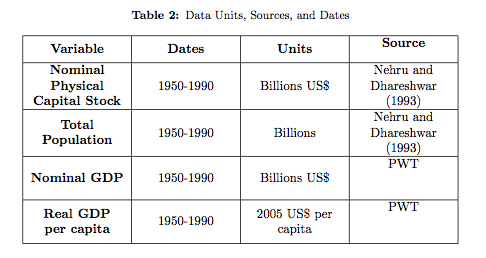
#> input picture table_text.png, 486 x 258 px
$ python detect_regions_cv.py   (older library calls are emulated)
#> lines starting #> are read from the running program, lines starting #| are printed output that depends on the picture; after the words box and inside, x2 and y2 are one past the last pixel; in counts of white or black regions, pixels touching at a corner belong together

import sys
import cv2
import os

def captch_ex(file_name):
#> called with file_name = 'table_text.png'
    img = cv2.imread(file_name)
#> img is the input picture: shape (258, 486, 3); mean B, G, R 239.8, 239.6, 239.8

    img_final = cv2.imread(file_name)
    img2gray = cv2.cvtColor(img, cv2.COLOR_BGR2GRAY)
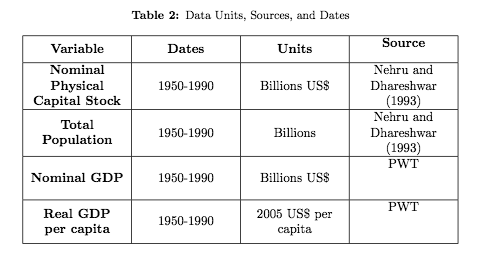
#> img2gray: shape (258, 486); min 0, max 255, mean 239.7
    ret, mask = cv2.threshold(img2gray, 180, 255, cv2.THRESH_BINARY)
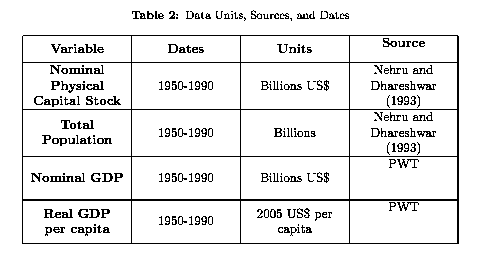
#> mask: shape (258, 486); 91.8% white; black in thin lines or dots, all inside (x1, y1, x2, y2) = (22, 10, 459, 244)
    image_final = cv2.bitwise_and(img2gray, img2gray, mask=mask)
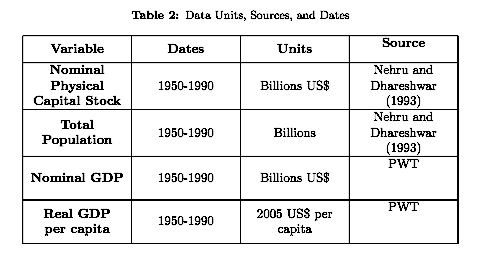
#> image_final: shape (258, 486); min 0, max 255, mean 232.6
    # ret, new_img = cv2.threshold(image_final, 180, 255, cv2.THRESH_BINARY)  # for black text , cv.THRESH_BINARY_INV
    et, new_img = cv2.threshold(image_final, 180, 255, cv2.THRESH_BINARY_INV)
    '''
            line  8 to 12  : Remove noisy portion
    '''
    kernel = cv2.getStructuringElement(cv2.MORPH_CROSS, (3, 3))  # to manipulate the orientation of dilution , large x means horizonatally dilating  more, large y means vertically dilating more
    dilated = cv2.dilate(new_img, kernel, iterations=9)  # dilate , more the iteration more the dilation
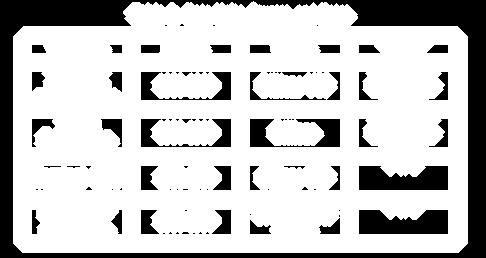
#> dilated: shape (258, 486); 76.5% white; 93 black regions (55 under 20 px)

    """
    contours, hierarchy = cv2.findContours(dilated, cv2.RETR_EXTERNAL, cv2.CHAIN_APPROX_NONE)  # get contours
    """
    image, contours, hierarchy = cv2.findContours(dilated,cv2.RETR_EXTERNAL,cv2.CHAIN_APPROX_NONE)  # cv3.x.x
#> contours = 1 contour; box (x1, y1, x2, y2) and area: (13, 1, 468, 253) 107350
    cv2.imshow('contours', image)
    index = 1
    for contour in contours:
        # get rectangle bounding contour
        [x, y, w, h] = cv2.boundingRect(contour)

        # Don't plot small false positives that aren't text
        if w < 35 and h < 35:
            continue

        # draw rectangle around contour on original image
        cv2.rectangle(img, (x, y), (x + w, y + h), (255, 0, 255), 2)


        #you can crop image and send to OCR  , false detected will return no text :)
        cropped = img_final[y :y +  h , x : x + w]

        s = file_name + '/crop_' + str(index) + '.jpg'
        cv2.imwrite(s , cropped)
        index = index + 1
#> this loop made 1 pass
#> (x, y, w, h, s, index) on pass 1: (13, 1, 455, 252, 'table_text.png/crop_1.jpg', 2)
#> pass 1, in captch_ex, `cropped = img_final[y :y +  h , x : x + w]`:
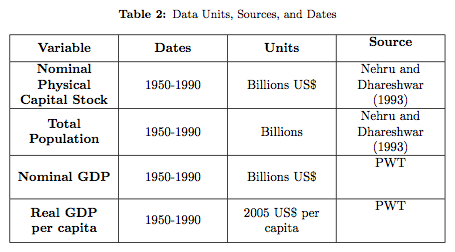
#> cropped: shape (252, 455, 3); mean B, G, R 238.4, 238.2, 238.3
#> after the loop:
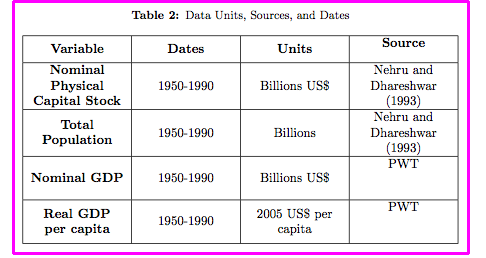
#> img: shape (258, 486, 3); 3.38% of pixels changed, all inside (x1, y1, x2, y2) = (12, 0, 470, 255)
#> after the loop, index = 2


    # write original image with added contours to disk
    cv2.imshow('captcha_result', img)
    cv2.waitKey()
    return None


file_name = 'table_text.png'
captch_ex(file_name)
